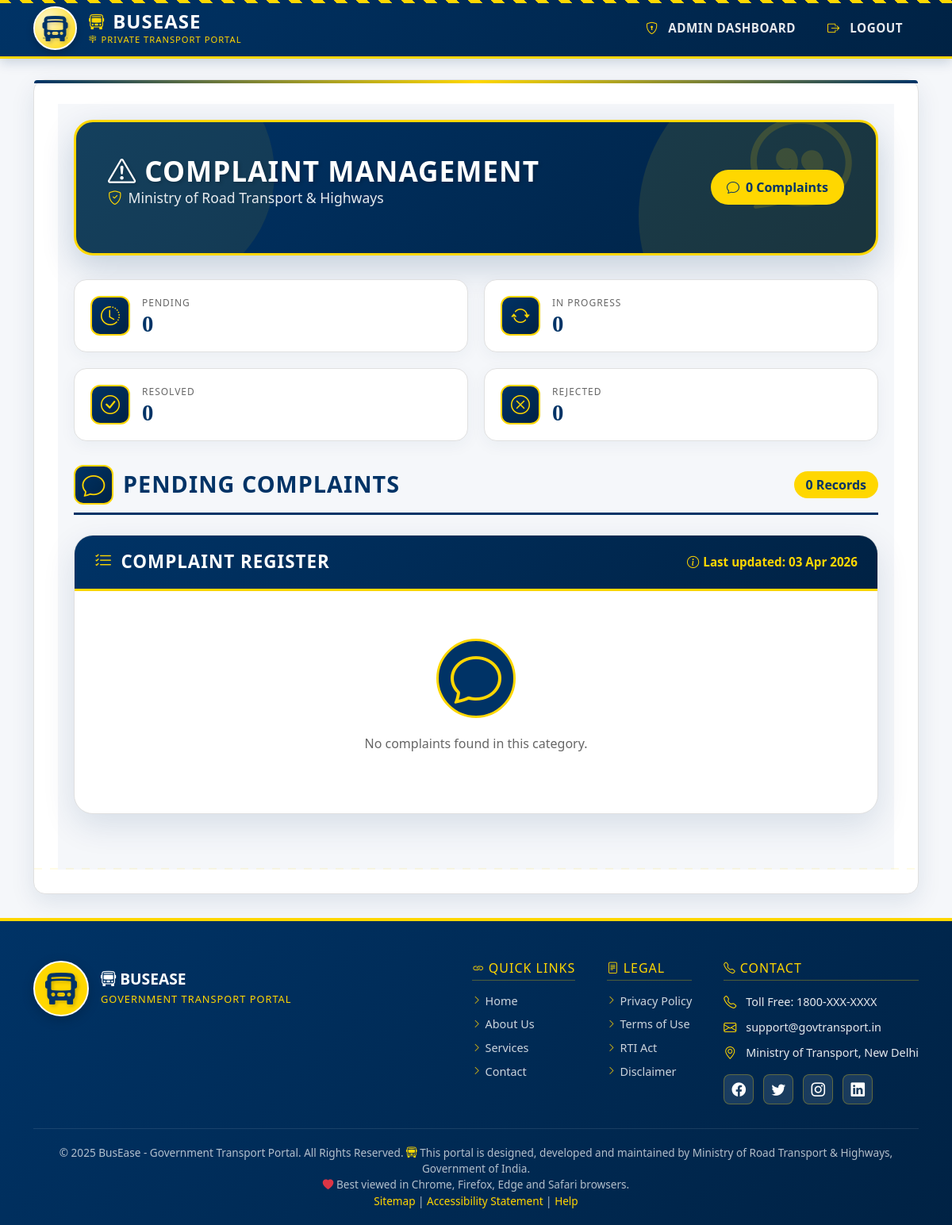
Before: /admin_app/admin/complaints/status/Pending/ (signed in) with the older database file.
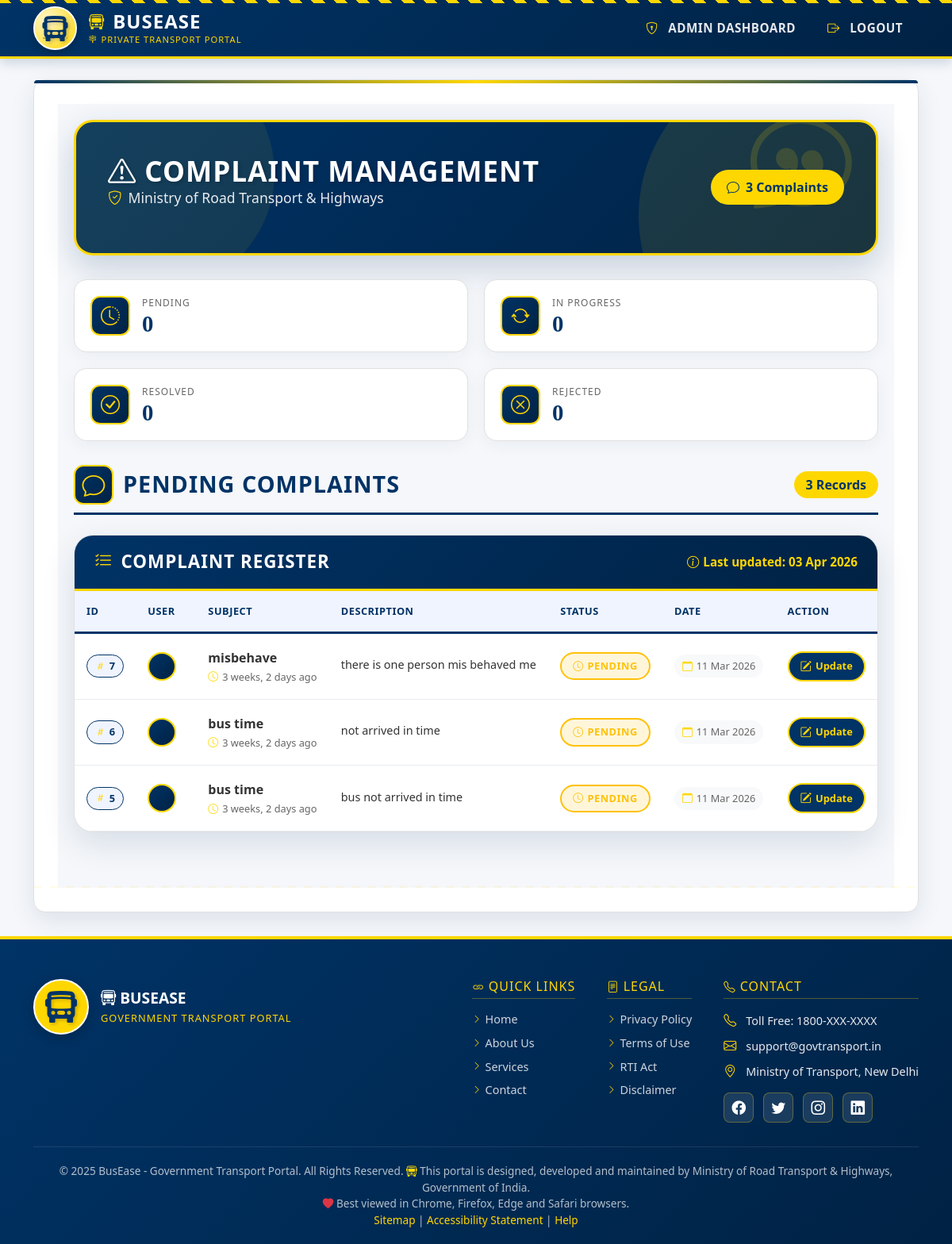
After: the same page with the newer database file.
### complaints/models.py (models this page shows, shortened)
class Complaint(models.Model):
    STATUS_CHOICES = [
        ("Pending", "Pending"),
        ("Checking", "Checking"),
        ("Action", "We will take action"),
        ("Invalid", "Invalid complaint"),
    ]
    traveller = models.ForeignKey(settings.AUTH_USER_MODEL, on_delete=models.CASCADE)
    subject = models.CharField(max_length=200)
    description = models.TextField()
    attachment = models.FileField(upload_to="complaints/", blank=True, null=True)
    status = models.CharField(max_length=20, choices=STATUS_CHOICES, default="Pending")
    admin_note = models.TextField(blank=True, null=True)
    created_at = models.DateTimeField(auto_now_add=True)

### admin_app/views.py (the view)
@staff_member_required
def complaints_by_status(request, status):
    complaints = Complaint.objects.filter(status=status).order_by('-created_at')
    return render(request, "admin_app/complaints_by_status.html", {
        "complaints": complaints,
        "status": status
    })

### admin_app/templates/admin_app/complaints_by_status.html (shortened to what this page needs)
{% extends "base.html" %}
{% block content %}
<div class="gov-complaints-page">
  <div class="gov-container">
    <div class="gov-hero-section">
      <div class="gov-hero-content">
        <div>
          <h1 class="gov-hero-title">
            <i class="bi bi-exclamation-triangle"></i> Complaint Management
          </h1>
          <p class="gov-hero-subtitle">
            <i class="bi bi-shield-check"></i> Ministry of Road Transport & Highways
          </p>
        </div>
        <span class="gov-stats-badge">
          <i class="bi bi-chat"></i> {{ complaints|length }} Complaints
        </span>
      </div>
    </div>
    <div class="gov-stats-grid">
      <div class="gov-stat-card">
        <div class="gov-stat-icon">
          <i class="bi bi-clock-history"></i>
        </div>
        <div class="gov-stat-content">
          <div class="gov-stat-label">Pending</div>
          <div class="gov-stat-number">{{ pending_count|default:"0" }}</div>
        </div>
      </div>
      <div class="gov-stat-card">
        <div class="gov-stat-icon">
          <i class="bi bi-arrow-repeat"></i>
        </div>
        <div class="gov-stat-content">
          <div class="gov-stat-label">In Progress</div>
          <div class="gov-stat-number">{{ progress_count|default:"0" }}</div>
        </div>
      </div>
      <div class="gov-stat-card">
        <div class="gov-stat-icon">
          <i class="bi bi-check-circle"></i>
        </div>
        <div class="gov-stat-content">
          <div class="gov-stat-label">Resolved</div>
          <div class="gov-stat-number">{{ resolved_count|default:"0" }}</div>
        </div>
      </div>
      <div class="gov-stat-card">
        <div class="gov-stat-icon">
          <i class="bi bi-x-circle"></i>
        </div>
        <div class="gov-stat-content">
          <div class="gov-stat-label">Rejected</div>
          <div class="gov-stat-number">{{ rejected_count|default:"0" }}</div>
        </div>
      </div>
    </div>
    <div class="gov-status-header">
      <div class="gov-status-icon">
        <i class="bi bi-chat"></i>
      </div>
      <h2 class="gov-status-title">{{ status }} Complaints</h2>
      <span class="gov-status-count">{{ complaints|length }} Records</span>
    </div>
    <div class="gov-main-card">
      <div class="gov-card-header">
        <h5 class="gov-card-title">
          <i class="bi bi-list-check"></i>
          Complaint Register
        </h5>
        <span class="gov-card-subtitle">
          <i class="bi bi-info-circle"></i> Last updated: {% now "d M Y" %}
        </span>
      </div>
      {% if complaints %}
        <div class="gov-table-container">
          <table class="gov-table">
            <thead>
              <tr>
                <th>ID</th>
                <th>User</th>
                <th>Subject</th>
                <th>Description</th>
                <th>Status</th>
                <th>Date</th>
                <th>Action</th>
              </tr>
            </thead>
            <tbody>
              {% for complaint in complaints %}
              <tr>
                <td>
                  <span class="gov-id-badge">
                    <i class="bi bi-hash"></i>
                    {{ complaint.id }}
                  </span>
                </td>
                <td>
                  <div class="gov-user-info">
                    <div class="gov-user-avatar">
                    </div>
                  </div>
                </td>
                <td>
                  <div class="gov-subject-cell">
                    <div class="gov-subject-text">{{ complaint.subject|truncatechars:30 }}</div>
                    <div class="gov-subject-preview">
                      <i class="bi bi-clock"></i>
                      {{ complaint.created_at|timesince }} ago
                    </div>
                  </div>
                </td>
                <td>
                  <div class="gov-description">
                    <div class="gov-description-text">{{ complaint.description|truncatechars:50 }}</div>
                  </div>
                </td>
                <td>
                  {% if complaint.status == "Pending" %}
                    <span class="gov-status-badge gov-status-pending">
                      <i class="bi bi-clock"></i> Pending
                    </span>
                  {% elif complaint.status == "In Progress" %}
                    <span class="gov-status-badge gov-status-in-progress">
                      <i class="bi bi-arrow-repeat"></i> In Progress
                    </span>
                  {% elif complaint.status == "Resolved" %}
                    <span class="gov-status-badge gov-status-resolved">
                      <i class="bi bi-check-circle"></i> Resolved
                    </span>
                  {% elif complaint.status == "Rejected" %}
                    <span class="gov-status-badge gov-status-rejected">
                      <i class="bi bi-x-circle"></i> Rejected
                    </span>
                  {% else %}
                    <span class="gov-status-badge">{{ complaint.status }}</span>
                  {% endif %}
                </td>
                <td>
                  <span class="gov-date-badge">
                    <i class="bi bi-calendar"></i>
                    {{ complaint.created_at|date:"d M Y" }}
                  </span>
                </td>
                <td>
                  <a href="{% url 'update_complaint_status' complaint.id %}" class="gov-action-btn">
                    <i class="bi bi-pencil-square"></i>
                    Update
                  </a>
                </td>
              </tr>
              {% endfor %}
            </tbody>
          </table>
        </div>
      {% else %}
        <div class="gov-empty-state">
          <div class="gov-empty-icon">
            <i class="bi bi-chat"></i>
          </div>
          <p class="gov-empty-text">No complaints found in this category.</p>
        </div>
      {% endif %}
    </div>
  </div>
</div>
{% endblock %}

### templates/base.html (shortened to what this page needs)
<!DOCTYPE html>
<html lang="en">
<head>
    <link href="https://cdn.jsdelivr.net/npm/bootstrap@5.3.0/dist/css/bootstrap.min.css" rel="stylesheet">
    <link rel="stylesheet" href="https://cdn.jsdelivr.net/npm/bootstrap-icons@1.10.5/font/bootstrap-icons.css">
</head>
<body>
<nav class="navbar navbar-expand-lg navbar-dark gov-navbar">
    <div class="container">
        <a class="navbar-brand" href="{% url 'home' %}">
            <div class="gov-brand">
                <div class="transport-logo">
                    <i class="bi bi-bus-front-fill bus-icon"></i>
                </div>
                <div class="gov-brand-text">
                    <span class="gov-brand-main">
                        <i class="bi bi-bus-front"></i>BusEase
                    </span>
                    <span class="gov-brand-sub">
                        <i class="bi bi-signpost-2"></i> Private Transport Portal
                    </span>
                </div>
            </div>
        </a>
        <div class="collapse navbar-collapse" id="navbarNav">
            <ul class="navbar-nav ms-auto">
                {% if user.is_authenticated %}
                    {% if user.is_superuser or user.role == 'admin' %}
                        <li class="nav-item">
                            <a class="nav-link gov-nav-link" href="{% url 'admin_dashboard' %}">
                                <i class="bi bi-shield-lock"></i> Admin Dashboard
                            </a>
                        </li>
                    {% elif user.role == 'owner' %}
                        <li class="nav-item">
                            <a class="nav-link gov-nav-link" href="{% url 'owner_dashboard' %}">
                                <i class="bi bi-building"></i> Owner Dashboard
                            </a>
                        </li>
                    {% elif user.role == 'traveller' %}
                        <li class="nav-item">
                            <a class="nav-link gov-nav-link" href="{% url 'traveller_dashboard' %}">
                                <i class="bi bi-person-badge"></i> My Dashboard
                            </a>
                        </li>
                    {% endif %}
                    <li class="nav-item">
                        <a class="nav-link gov-nav-link" href="{% url 'logout' %}">
                            <i class="bi bi-box-arrow-right"></i> Logout
                        </a>
                    </li>
                {% endif %}
            </ul>
        </div>
    </div>
</nav>
<div class="container gov-page-transition">
    <div class="gov-content-wrapper">
        {% block content %}{% endblock %}
        <div class="route-line"></div>
    </div>
</div>
<footer class="gov-footer">
    <div class="container">
        <div class="gov-footer-content">
            <div class="gov-footer-brand">
                <div class="gov-footer-logo">
                    <i class="bi bi-bus-front-fill"></i>
                </div>
                <div class="gov-footer-text">
                    <h4><i class="bi bi-bus-front"></i> BusEase</h4>
                    <p>Government Transport Portal</p>
                </div>
            </div>
            <div class="gov-footer-links">
                <div class="gov-footer-column">
                    <h5><i class="bi bi-link"></i> Quick Links</h5>
                    <ul>
                        <li><a href="{% url 'home' %}"><i class="bi bi-chevron-right"></i>Home</a></li>
                        <li><a href="#"><i class="bi bi-chevron-right"></i>About Us</a></li>
                        <li><a href="#"><i class="bi bi-chevron-right"></i>Services</a></li>
                        <li><a href="#"><i class="bi bi-chevron-right"></i>Contact</a></li>
                    </ul>
                </div>
                <div class="gov-footer-column">
                    <h5><i class="bi bi-file-text"></i> Legal</h5>
                    <ul>
                        <li><a href="#"><i class="bi bi-chevron-right"></i>Privacy Policy</a></li>
                        <li><a href="#"><i class="bi bi-chevron-right"></i>Terms of Use</a></li>
                        <li><a href="#"><i class="bi bi-chevron-right"></i>RTI Act</a></li>
                        <li><a href="#"><i class="bi bi-chevron-right"></i>Disclaimer</a></li>
                    </ul>
                </div>
                <div class="gov-footer-column">
                    <h5><i class="bi bi-telephone"></i> Contact</h5>
                    <div class="gov-footer-contact">
                        <p><i class="bi bi-telephone"></i> Toll Free: 1800-XXX-XXXX</p>
                        <p><i class="bi bi-envelope"></i> support@govtransport.in</p>
                        <p><i class="bi bi-geo-alt"></i> Ministry of Transport, New Delhi</p>
                    </div>
                    <div class="gov-social-links">
                        <a href="#" class="gov-social-icon" title="Facebook"><i class="bi bi-facebook"></i></a>
                        <a href="#" class="gov-social-icon" title="Twitter"><i class="bi bi-twitter"></i></a>
                        <a href="#" class="gov-social-icon" title="Instagram"><i class="bi bi-instagram"></i></a>
                        <a href="#" class="gov-social-icon" title="LinkedIn"><i class="bi bi-linkedin"></i></a>
                    </div>
                </div>
            </div>
        </div>
        <div class="gov-footer-bottom">
            <p class="mb-0">
                © {{ now|default:2025 }} BusEase - Government Transport Portal. All Rights Reserved.
                <br class="d-block d-md-none">
                <i class="bi bi-bus-front"></i> This portal is designed, developed and maintained by Ministry of Road Transport & Highways, Government of India.
                <br>
                <i class="bi bi-heart-fill text-danger"></i> Best viewed in Chrome, Firefox, Edge and Safari browsers.
                <br>
                <a href="#">Sitemap</a> | <a href="#">Accessibility Statement</a> | <a href="#">Help</a>
            </p>
        </div>
    </div>
</footer>
</body>
</html>

Changed rows visible on the page:
added Complaint: id "7", subject "misbehave", created_at "3 weeks, 2 days", description "there is one person mis behaved me", status "Pending" (drawn), created_at "11 Mar 2026"
added Complaint: id "6", subject "bus time", created_at "3 weeks, 2 days", description "not arrived in time", status "Pending" (drawn), created_at "11 Mar 2026"
added Complaint: id "5", subject "bus time", created_at "3 weeks, 2 days", description "bus not arrived in time", status "Pending" (drawn), created_at "11 Mar 2026"
Other visible differences:
{{ complaints|length }}: "0" → "3"
text no longer shown: "No complaints found in this category."
text now shown: "ID USER SUBJECT DESCRIPTION STATUS DATE ACTION"
